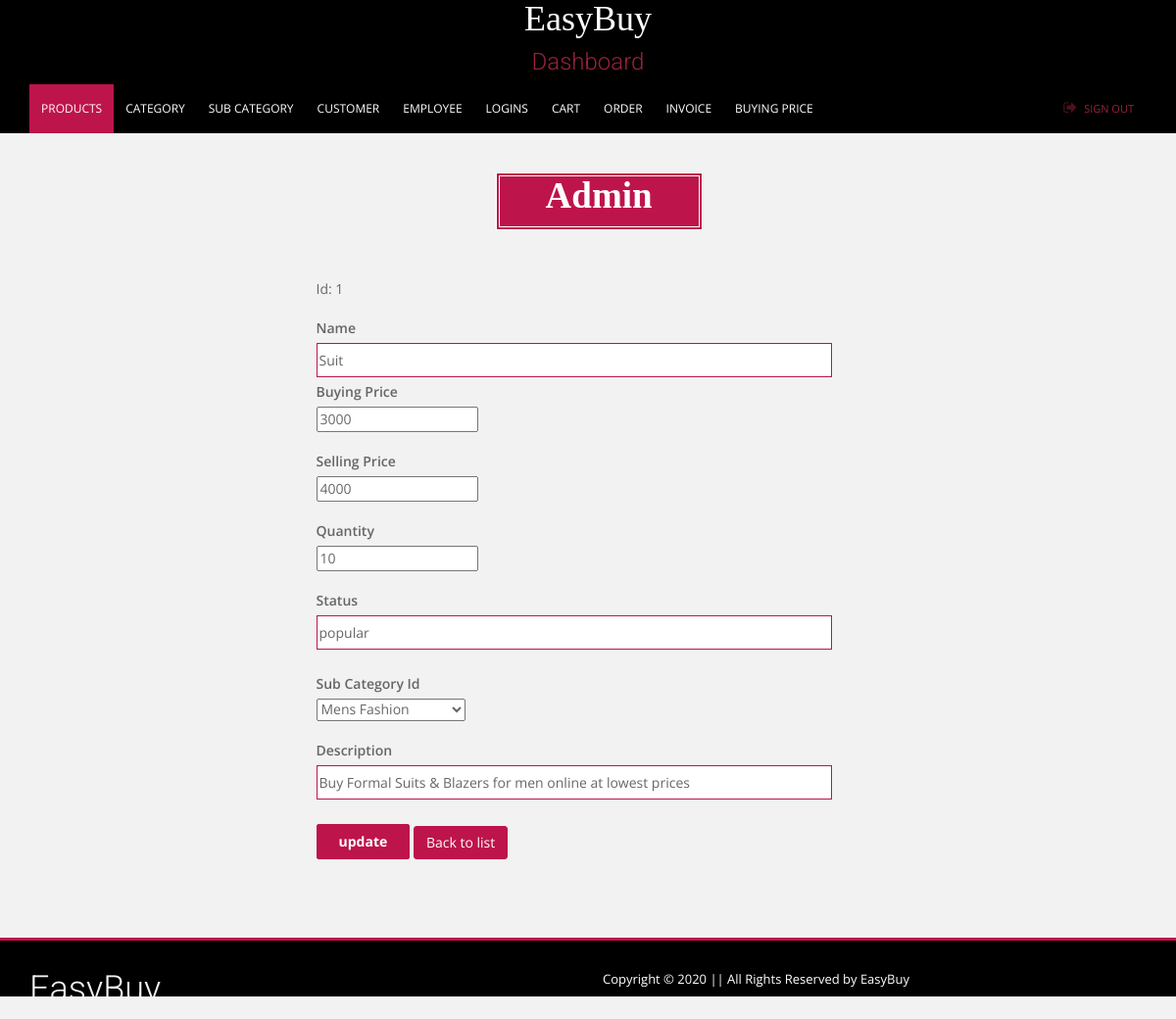
Page /views/product_admin/update.php?Id=1 (signed in) on the committed database.
### tables this page shows
CREATE TABLE `product` (
  `Id` int(11) NOT NULL,
  `Name` varchar(30) NOT NULL,
  `Buying_Price` float NOT NULL,
  `Selling_Price` float NOT NULL,
  `Quantity` int(11) NOT NULL,
  `Status` varchar(50) NOT NULL,
  `Description` varchar(500) NOT NULL,
  `Sub_Category_Id` int(11) NOT NULL,
  `img_path` varchar(1000) DEFAULT NULL,
  `Date_Time` datetime NOT NULL
);

### app/controller/productController.php (called while the page is built, shortened)
<?php
    function subCategory()
    {
		$s = "select * from subcategory";
        $jsonData = readQuery($s);
        $data = json_decode($jsonData);
        return $data;
    }
    function adminProductdetails()
    {
        $id = $_REQUEST['Id'];
        $s = "select * from product where Id=".$id."";
        $jsonData = readQuery($s);
        $data = json_decode($jsonData);
        return $data;
    }
  ?>

### app/model/model.php (called while the page is built, shortened)
<?php
    function readQuery($sql)
    {
        $conn = new mysqli(servername , username, password, databaseName);
        $arr = [];
        $result = $conn->query($sql);
        if ($result == TRUE) {
            while($row = $result->fetch_assoc()) {
                $arr[] = $row;
            }
        }
        else
        {
            echo "Error: " . $conn->error;
        }
        $json_data = json_encode($arr);
        return $json_data;
    }
?>

### views/product_admin/update.php (the view, shortened to what this page needs)
<?php
    include_once CON_FRONT.'productController.php';
    $product = adminProductdetails();
    $sub = subCategory();
?>
<!DOCTYPE html>
<html>
<head>
	<link rel="stylesheet" href="">
</head>
<body>
    <?php include "../layout/adminHeader.php";?>
    <div class="container">
        <div class="row">
            <div class="col-md-6 col-md-offset-3">
            <br>
            <br>
            <div class="section-title text-center">
                <h2 style="font-weight: 700;">Admin </h2>
            </div>
        <br>
        <br>
                    <form method = "POST">
                        Id: <?php echo $product[0]->Id; ?>
                        <br>
                        <br>
                        <label for="">Name</label><br>
                        <input type="text" name="name" id="" value="<?php echo $product[0]->Name ?>">
                        <br>
                        <br>
                        <label for="">Buying Price</label><br>
                        <input type="number" name="buyingPrice" id="" value="<?php echo $product[0]->Buying_Price ?>">
                        <br>
                        <br>
                        <label for="">Selling Price</label><br>
                        <input type="Number" name="sellingPrice" id="" value="<?php echo $product[0]->Selling_Price ?>">
                        <br>
                        <br>
                        <label for="">Quantity</label><br>
                        <input type="number" name="quantity" id="" value="<?php echo $product[0]->Quantity ?>">
                        <br>
                        <br>
                        <label for="">Status</label><br>
                        <input type="text" name="status" id="" value="<?php echo $product[0]->Status ?>">
                        <br>
                        <br><br>
                        <label for="">Sub Category Id</label><br>
                        <select name="subCategoryId" id="">
                            <?php foreach($sub as $d)
                            {
                                if($product[0]->Sub_Category_Id == $d->Id )
                                { ?>
                                <option value="<?= $d->Id ?>" selected ><?= $d->Name ?></option>
                            <?php  }
                            else
                            { ?>
                                <option value="<?= $d->Id ?>"><?= $d->Name ?></option>
                                <?php
                                }
                            }
                        ?>
                        </select>
                        <br>
                        <br>
                        <label for="">Description</label><br>
                        <input type="text" name="description" id="" value="<?php echo $product[0]->Description ?>">
                        <br>
                        <br><br>
                        <input type="submit" name="update" id="" value = "update">
                        <a class="btn btn-primary" href="index.php">Back to list</a>
                        <br>
                        <br>
                        <br>
                        <br>
                        <br>
                    </form>
                    </div>
                </div>
            </div>
        <?php include "../layout/adminFooter.php";?>
</body>
</html>

### rows in the picture
product: Id "1", name "Suit", buyingPrice "3000", sellingPrice "4000", quantity "10", status "popular", description "Buy Formal Suits & Blazers for men online at lowest prices"

### other values in the picture
form field subCategoryId "Mens Fashion"
